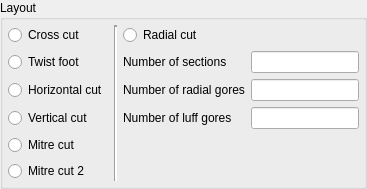
    <widget class="QGroupBox" name="GroupLayout" >
     <property name="title" >
      <string>Layout</string>
     </property>
     <layout class="QGridLayout" >
      <property name="margin" >
       <number>5</number>
      </property>
      <property name="spacing" >
       <number>6</number>
      </property>
      <item rowspan="2" row="4" column="2" >
       <spacer>
        <property name="orientation" >
         <enum>Qt::Vertical</enum>
        </property>
        <property name="sizeHint" >
         <size>
          <width>20</width>
          <height>40</height>
         </size>
        </property>
       </spacer>
      </item>
      <item row="0" column="0" >
       <widget class="QRadioButton" name="radioCross" >
        <property name="sizePolicy" >
         <sizepolicy>
          <hsizetype>3</hsizetype>
          <vsizetype>5</vsizetype>
          <horstretch>0</horstretch>
          <verstretch>0</verstretch>
         </sizepolicy>
        </property>
        <property name="minimumSize" >
         <size>
          <width>0</width>
          <height>20</height>
         </size>
        </property>
        <property name="text" >
         <string>Cross cut</string>
        </property>
       </widget>
      </item>
      <item row="1" column="0" >
       <widget class="QRadioButton" name="radioTwist" >
        <property name="sizePolicy" >
         <sizepolicy>
          <hsizetype>3</hsizetype>
          <vsizetype>5</vsizetype>
          <horstretch>0</horstretch>
          <verstretch>0</verstretch>
         </sizepolicy>
        </property>
        <property name="minimumSize" >
         <size>
          <width>0</width>
          <height>20</height>
         </size>
        </property>
        <property name="text" >
         <string>Twist foot</string>
        </property>
       </widget>
      </item>
      <item row="1" column="2" >
       <widget class="QLabel" name="TextLabel1" >
        <property name="sizePolicy" >
         <sizepolicy>
          <hsizetype>3</hsizetype>
          <vsizetype>5</vsizetype>
          <horstretch>0</horstretch>
          <verstretch>0</verstretch>
         </sizepolicy>
        </property>
        <property name="minimumSize" >
         <size>
          <width>0</width>
          <height>20</height>
         </size>
        </property>
        <property name="text" >
         <string>Number of sections</string>
        </property>
       </widget>
      </item>
      <item row="2" column="3" >
       <widget class="QLineEdit" name="txtGores" >
        <property name="minimumSize" >
         <size>
          <width>40</width>
          <height>20</height>
         </size>
        </property>
        <property name="alignment" >
         <set>Qt::AlignHCenter</set>
        </property>
       </widget>
      </item>
      <item row="3" column="3" >
       <widget class="QLineEdit" name="txtLuffGores" >
        <property name="minimumSize" >
         <size>
          <width>40</width>
          <height>20</height>
         </size>
        </property>
        <property name="alignment" >
         <set>Qt::AlignHCenter</set>
        </property>
       </widget>
      </item>
      <item row="2" column="2" >
       <widget class="QLabel" name="TextLabel2" >
        <property name="sizePolicy" >
         <sizepolicy>
          <hsizetype>3</hsizetype>
          <vsizetype>5</vsizetype>
          <horstretch>0</horstretch>
          <verstretch>0</verstretch>
         </sizepolicy>
        </property>
        <property name="minimumSize" >
         <size>
          <width>0</width>
          <height>20</height>
         </size>
        </property>
        <property name="text" >
         <string>Number of radial gores</string>
        </property>
       </widget>
      </item>
      <item row="3" column="2" >
       <widget class="QLabel" name="TextLabel3" >
        <property name="sizePolicy" >
         <sizepolicy>
          <hsizetype>3</hsizetype>
          <vsizetype>5</vsizetype>
          <horstretch>0</horstretch>
          <verstretch>0</verstretch>
         </sizepolicy>
        </property>
        <property name="minimumSize" >
         <size>
          <width>0</width>
          <height>20</height>
         </size>
        </property>
        <property name="text" >
         <string>Number of luff gores</string>
        </property>
       </widget>
      </item>
      <item row="2" column="0" >
       <widget class="QRadioButton" name="radioHorizontal" >
        <property name="sizePolicy" >
         <sizepolicy>
          <hsizetype>3</hsizetype>
          <vsizetype>5</vsizetype>
          <horstretch>0</horstretch>
          <verstretch>0</verstretch>
         </sizepolicy>
        </property>
        <property name="minimumSize" >
         <size>
          <width>0</width>
          <height>20</height>
         </size>
        </property>
        <property name="text" >
         <string>Horizontal cut</string>
        </property>
       </widget>
      </item>
      <item row="3" column="0" >
       <widget class="QRadioButton" name="radioVertical" >
        <property name="sizePolicy" >
         <sizepolicy>
          <hsizetype>3</hsizetype>
          <vsizetype>5</vsizetype>
          <horstretch>0</horstretch>
          <verstretch>0</verstretch>
         </sizepolicy>
        </property>
        <property name="minimumSize" >
         <size>
          <width>0</width>
          <height>20</height>
         </size>
        </property>
        <property name="text" >
         <string>Vertical cut</string>
        </property>
       </widget>
      </item>
      <item rowspan="6" row="0" column="1" >
       <widget class="Line" name="Line7" >
        <property name="frameShape" >
         <enum>QFrame::VLine</enum>
        </property>
        <property name="frameShadow" >
         <enum>QFrame::Sunken</enum>
        </property>
        <property name="lineWidth" >
         <number>2</number>
        </property>
        <property name="orientation" >
         <enum>Qt::Vertical</enum>
        </property>
       </widget>
      </item>
      <item row="0" column="2" >
       <widget class="QRadioButton" name="radioRadial" >
        <property name="text" >
         <string>Radial cut</string>
        </property>
       </widget>
      </item>
      <item row="1" column="3" >
       <widget class="QLineEdit" name="txtSections" >
        <property name="minimumSize" >
         <size>
          <width>40</width>
          <height>20</height>
         </size>
        </property>
        <property name="alignment" >
         <set>Qt::AlignHCenter</set>
        </property>
       </widget>
      </item>
      <item row="4" column="0" >
       <widget class="QRadioButton" name="radioMitre" >
        <property name="sizePolicy" >
         <sizepolicy>
          <hsizetype>3</hsizetype>
          <vsizetype>5</vsizetype>
          <horstretch>0</horstretch>
          <verstretch>0</verstretch>
         </sizepolicy>
        </property>
        <property name="minimumSize" >
         <size>
          <width>0</width>
          <height>20</height>
         </size>
        </property>
        <property name="text" >
         <string>Mitre cut</string>
        </property>
       </widget>
      </item>
      <item row="5" column="0" >
       <widget class="QRadioButton" name="radioMitre2" >
        <property name="sizePolicy" >
         <sizepolicy>
          <hsizetype>3</hsizetype>
          <vsizetype>5</vsizetype>
          <horstretch>0</horstretch>
          <verstretch>0</verstretch>
         </sizepolicy>
        </property>
        <property name="minimumSize" >
         <size>
          <width>0</width>
          <height>20</height>
         </size>
        </property>
        <property name="text" >
         <string>Mitre cut 2</string>
        </property>
       </widget>
      </item>
     </layout>
    </widget>
